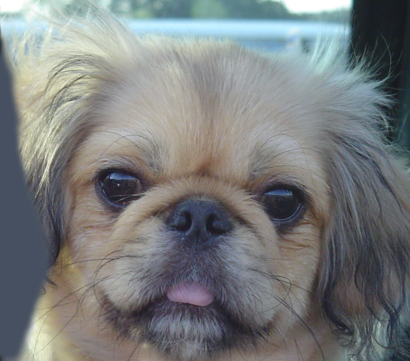
#> input picture img/dog.bmp, 410 x 361 px
$ python app.py
#> lines starting #> are read from the running program, lines starting #| are printed output that depends on the picture; long printed decimals are rounded
### hybrid.py
import math

import numpy as np

from convolution_fft import convolve


def make_hybrid_image(lowImage: np.ndarray, lowSigma: float, highImage: np.ndarray, highSigma: float) -> np.ndarray:
    """
    Create hybrid images by combining a low-pass and high-pass filtered pair.

    :param lowImage: the image to low-pass filter (either greyscale shape=(rows,cols) or colour shape=(rows,cols,channels))
    :type numpy.ndarray

    :param lowSigma: the standard deviation of the Gaussian used for low-pass filtering lowImage
    :type float

    :param highImage: the image to high-pass filter (either greyscale shape=(rows,cols) or colour shape=(rows,cols,channels))
    :type numpy.ndarray

    :param highSigma: the standard deviation of the Gaussian used for low-pass filtering highImage before subtraction to create the high-pass filtered image
    :type float

    :returns returns the hybrid image created
           by low-pass filtering lowImage with a Gaussian of s.d. lowSigma and combining it with
           a high-pass image created by subtracting highImage from highImage convolved with
           a Gaussian of s.d. highSigma. The resultant image has the same size as the input images.
    :rtype numpy.ndarray
    """

    low_kernel = make_gaussian_kernel(lowSigma)
    high_kernel = make_gaussian_kernel(highSigma)

    low_image_lpf = convolve(lowImage, low_kernel)
    high_image_lpf = convolve(highImage, high_kernel)

    high_image_hpf = highImage - high_image_lpf
    hybrid = low_image_lpf + high_image_hpf

    return hybrid


def make_gaussian_kernel(sigma: float) -> np.ndarray:
    """
    Use this function to create a 2D gaussian kernel with standard deviation sigma.
    The kernel values should sum to 1.0, and the size should be floor(8*sigma+1) or
    floor(8*sigma+1)+1 (whichever is odd) as per the assignment specification.
    """

    size = math.floor(8 * sigma + 1)
    size = size + 1 if (size % 2 == 0) else size
    centre = size // 2

    kernel = np.empty((size, size))

    for i in range(size):
        for j in range(size):
            ii = i - centre
            jj = j - centre
            kernel[i, j] = np.exp(- (ii ** 2 + jj ** 2) / (2 * sigma ** 2))

    kernel = kernel / np.sum(kernel)

    return kernel

### convolution_fft.py
import numpy as np


def convolve(image: np.ndarray, kernel: np.ndarray) -> np.ndarray:
    """
    Convolve an image with a kernel assuming zero-padding of the image to handle the borders

    :param image: the image (either greyscale shape=(rows,cols) or colour shape=(rows,cols,channels))
    :type numpy.ndarray

    :param kernel: the kernel (shape=(kheight,kwidth); both dimensions odd)
    :type numpy.ndarray

    :returns the convolved image (of the same shape as the input image)
    :rtype numpy.ndarray
    """

    is_colour = True if len(image.shape) == 3 else False

    if is_colour:
        padded_image = np.pad(image, ((0, 2 * kernel.shape[0]), (0, 2 * kernel.shape[1]), (0, 0)), mode='constant')
    else:
        padded_image = np.pad(image, ((0, 2 * kernel.shape[0]), (0, 2 * kernel.shape[1])), mode='constant')

    padded_kernel = np.zeros((padded_image.shape[0], padded_image.shape[1]))
    padded_kernel[:kernel.shape[0], :kernel.shape[1]] = kernel

    padded_kernel_spectrum = np.fft.fftn(padded_kernel, axes=(0, 1))
    padded_image_spectrum = np.fft.fftn(padded_image, axes=(0, 1))

    if is_colour:
        convolved_spectrum = padded_image_spectrum * padded_kernel_spectrum[:, :, None]
    else:
        convolved_spectrum = padded_image_spectrum * padded_kernel_spectrum

    shift_start = np.array(kernel.shape) // 2

    if is_colour:
        new_image = np.abs(np.fft.ifftn(convolved_spectrum, axes=(0, 1)))[
                    shift_start[0]:shift_start[0] + image.shape[0],
                    shift_start[1]:shift_start[1] + image.shape[1], :]
    else:
        new_image = np.abs(np.fft.ifftn(convolved_spectrum, axes=(0, 1)))[
                    shift_start[0]:shift_start[0] + image.shape[0],
                    shift_start[1]:shift_start[1] + image.shape[1]]

    return new_image

### app.py
import matplotlib.image as mpimg
import matplotlib.pyplot as plt
import numpy as np
from matplotlib.widgets import Slider

from hybrid import make_hybrid_image


def run_interactive_plot(low_image, high_image):
    # Default Sigmas
    low_sigma = 0.01
    high_sigma = 0.01

    # Plot
    fig, ax = plt.subplots()
    fig.canvas.set_window_title('hybrid images - interactive mode')
    plt.subplots_adjust(left=0.25, bottom=0.25)
    hybrid = make_hybrid_image(low_image, low_sigma, high_image, high_sigma)
    l = plt.imshow(hybrid)
    print(f'{np.min(hybrid), np.max(hybrid)}')
    ax.margins(x=0)

    ax_low_sigma = plt.axes([0.25, 0.1, 0.65, 0.03])
    ax_high_sigma = plt.axes([0.25, 0.15, 0.65, 0.03])

    slider_low_sigma = Slider(ax_low_sigma, 'Low Sigma', 0.01, 20.0, valinit=low_sigma)
    slider_high_sigma = Slider(ax_high_sigma, 'High Sigma', 0.01, 20.0, valinit=high_sigma)

    def update(val):
        low_sigma = slider_low_sigma.val
        high_sigma = slider_high_sigma.val
        hybrid = make_hybrid_image(low_image, low_sigma, high_image, high_sigma)
        print(f'{np.min(hybrid), np.max(hybrid)}')
        l.set_data(hybrid)
        fig.canvas.draw_idle()

    slider_low_sigma.on_changed(update)
    slider_high_sigma.on_changed(update)

    plt.show()


def main():
    # Load images.
    low_image = mpimg.imread('./img/dog.bmp', format='bmp') / 255.0
    high_image = mpimg.imread('./img/cat.bmp', format='bmp') / 255.0
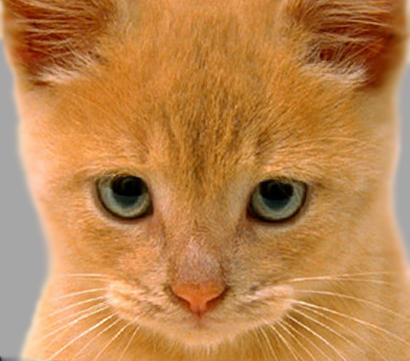
#> input picture img/cat.bmp, 410 x 361 px

    run_interactive_plot(low_image, high_image)
#> in convolve, `padded_image = np.pad(image, ((0, 2 * kernel.shape[0]), (0, 2 * kernel..`:
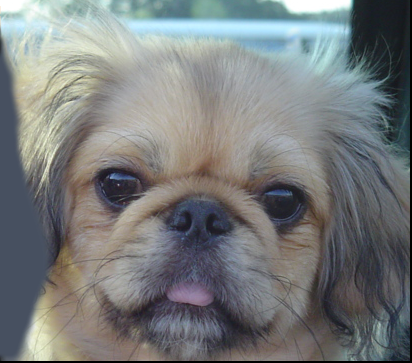
#> padded_image: shape (363, 412, 3) float64; mean R, G, B 0.471, 0.483, 0.485
#> in convolve (call 2), `padded_image = np.pad(image, ((0, 2 * kernel.shape[0]), (0, 2 * kernel..`:
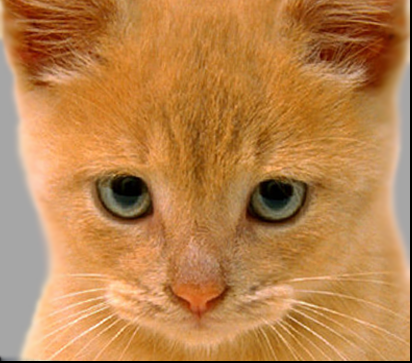
#> padded_image: shape (363, 412, 3) float64; mean R, G, B 0.731, 0.514, 0.299
#> in make_hybrid_image, `high_image_hpf = highImage - high_image_lpf`:
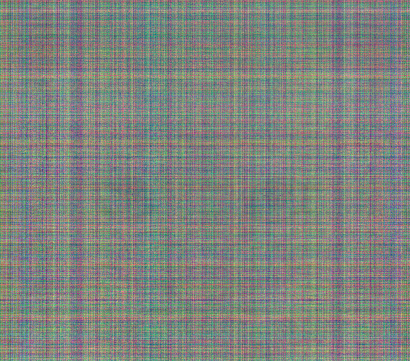
#> high_image_hpf: shape (361, 410, 3) float64; mean R, G, B -4.61e-18, 4.87e-17, -1.39e-17; drawn with min black and max white
#| (0.06667, 1.000)
#> in run_interactive_plot, `plt.show()`:
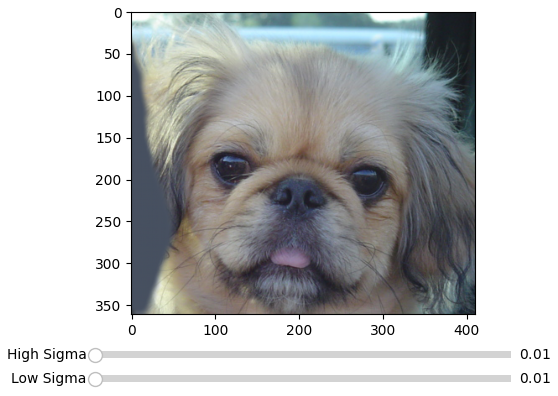
#> figure drawn by matplotlib, 3 panels


if __name__ == '__main__':
    main()
